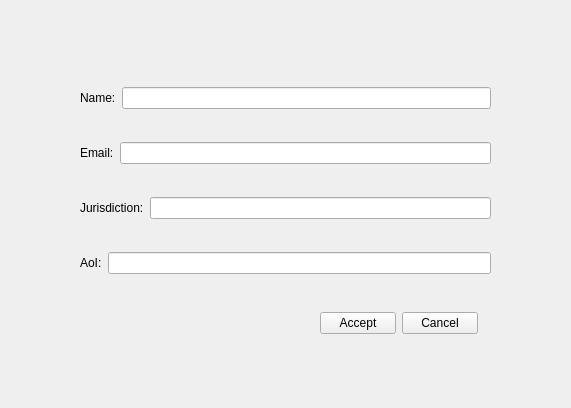
<?xml version="1.0" encoding="UTF-8"?>
<ui version="4.0">
 <class>requirement_form</class>
 <widget class="QWidget" name="requirement_form">
  <property name="geometry">
   <rect>
    <x>0</x>
    <y>0</y>
    <width>571</width>
    <height>408</height>
   </rect>
  </property>
  <property name="windowTitle">
   <string>Form</string>
  </property>
  <widget class="QWidget" name="layoutWidget">
   <property name="geometry">
    <rect>
     <x>80</x>
     <y>60</y>
     <width>411</width>
     <height>241</height>
    </rect>
   </property>
   <layout class="QVBoxLayout" name="verticalLayout">
    <item>
     <layout class="QHBoxLayout" name="horizontalLayout_4">
      <item>
       <widget class="QLabel" name="requirement_id_label">
        <property name="text">
         <string>Name:</string>
        </property>
       </widget>
      </item>
      <item>
       <widget class="QLineEdit" name="requirement_id_input"/>
      </item>
     </layout>
    </item>
    <item>
     <layout class="QHBoxLayout" name="horizontalLayout_3">
      <item>
       <widget class="QLabel" name="requirement_sec_label">
        <property name="text">
         <string>Email:</string>
        </property>
       </widget>
      </item>
      <item>
       <widget class="QLineEdit" name="requirement_def_input_2"/>
      </item>
     </layout>
    </item>
    <item>
     <layout class="QHBoxLayout" name="horizontalLayout_2">
      <item>
       <widget class="QLabel" name="requirement_sys_label">
        <property name="text">
         <string>Jurisdiction:</string>
        </property>
       </widget>
      </item>
      <item>
       <widget class="QLineEdit" name="requirement_def_input_3"/>
      </item>
     </layout>
    </item>
    <item>
     <layout class="QHBoxLayout" name="horizontalLayout">
      <item>
       <widget class="QLabel" name="requirement_def_label">
        <property name="text">
         <string>AoI:</string>
        </property>
       </widget>
      </item>
      <item>
       <widget class="QLineEdit" name="requirement_def_input"/>
      </item>
     </layout>
    </item>
   </layout>
  </widget>
  <widget class="QWidget" name="layoutWidget">
   <property name="geometry">
    <rect>
     <x>320</x>
     <y>310</y>
     <width>158</width>
     <height>26</height>
    </rect>
   </property>
   <layout class="QHBoxLayout" name="horizontalLayout_5">
    <item>
     <widget class="QPushButton" name="accept_requirement">
      <property name="text">
       <string>Accept</string>
      </property>
     </widget>
    </item>
    <item>
     <widget class="QPushButton" name="cancel_requirement">
      <property name="text">
       <string>Cancel</string>
      </property>
     </widget>
    </item>
   </layout>
  </widget>
 </widget>
 <resources/>
 <connections/>
</ui>
